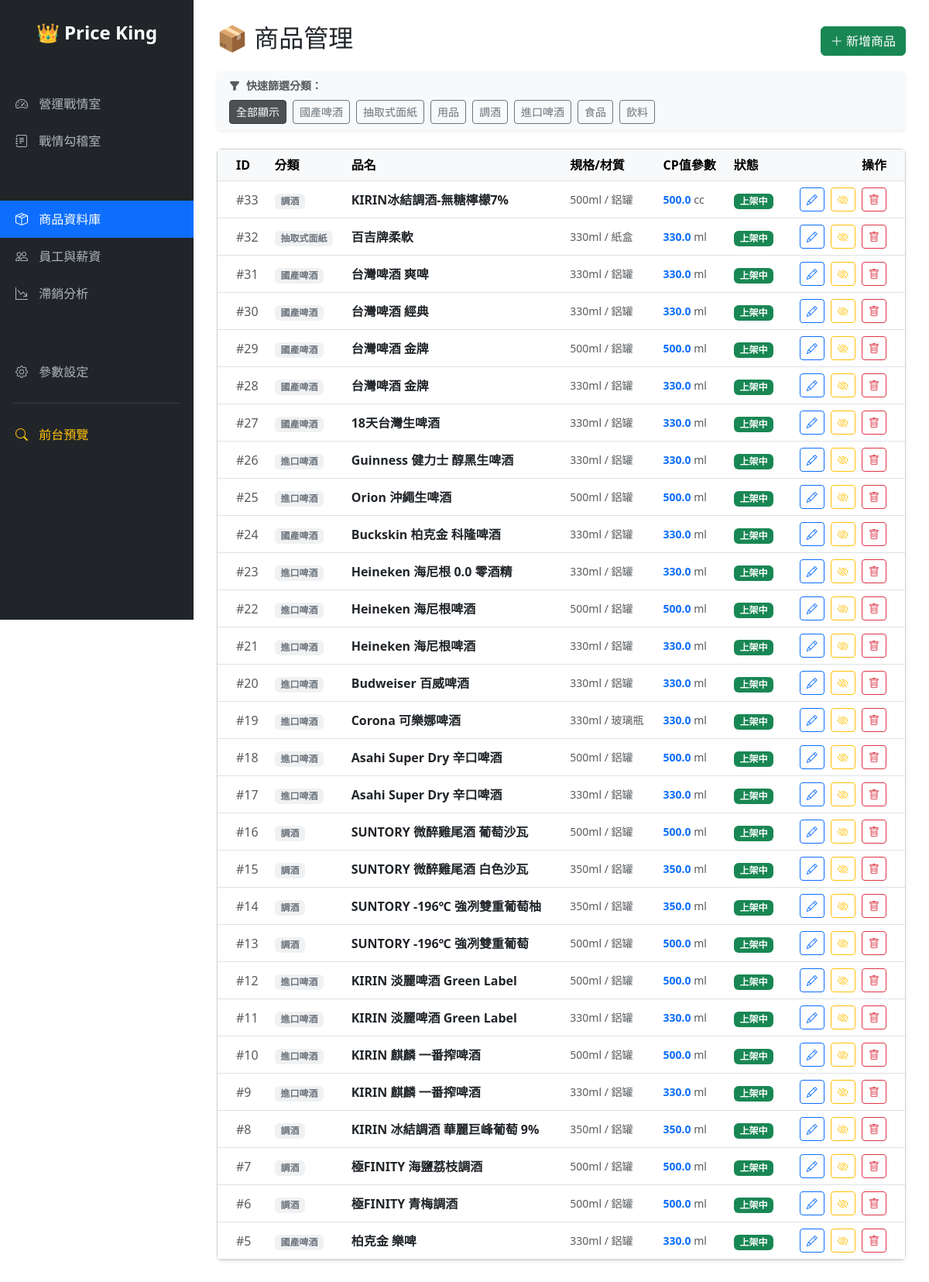
The page /admin/products (signed in) on the database its author committed.
### tables this page shows
CREATE TABLE product_options (
                    id INTEGER PRIMARY KEY AUTOINCREMENT,
                    kind TEXT NOT NULL,
                    name TEXT NOT NULL,
                    UNIQUE(kind, name)
                );

CREATE TABLE products (id INTEGER PRIMARY KEY AUTOINCREMENT, name TEXT, category TEXT, spec TEXT, image_url TEXT, volume INTEGER DEFAULT 330, material TEXT DEFAULT 'can', is_common INTEGER DEFAULT 1, keywords TEXT DEFAULT '', description TEXT DEFAULT '', priority INTEGER DEFAULT 0, status INTEGER DEFAULT 1, capacity REAL DEFAULT 0, unit TEXT DEFAULT '');

### app.py (the view)
@app.route('/admin/products')
def admin_products():
    if not is_admin_logged_in(): return redirect(url_for('admin_login'))
    conn = get_db(); cur = conn.cursor(); cur.execute("SELECT * FROM products ORDER BY id DESC"); products = [dict(r) for r in cur.fetchall()]
    cur.execute("SELECT * FROM product_options ORDER BY kind, name"); options = {'category': [], 'spec': [], 'material': [], 'unit': []}
    for r in cur.fetchall():
        d = dict(r)
        if d['kind'] in options: options[d['kind']].append(d)
    conn.close(); return render_template('admin/products.html', products=products, options=options)

### app.py (called while the page is built)
def get_db():
    conn = database.get_db_connection()
    conn.row_factory = sqlite3.Row
    return conn

def is_admin_logged_in(): return session.get('admin_logged_in')

### database.py (called while the page is built)
def get_db_connection():
    if config.DATABASE_URL:
        conn = psycopg2.connect(config.DATABASE_URL, cursor_factory=RealDictCursor)
        return conn
    else:
        import sqlite3
        BASE_DIR = os.path.dirname(os.path.abspath(__file__))
        DB_PATH = os.path.join(BASE_DIR, "database.db")
        conn = sqlite3.connect(DB_PATH)
        conn.row_factory = sqlite3.Row
        return SQLiteConnectionWrapper(conn)

    def execute(self, sql, params=None):
        if params is not None:
            sql = sql.replace('%s', '?')
            return self.cursor.execute(sql, params)
        return self.cursor.execute(sql)

    def fetchall(self):
        return self.cursor.fetchall()

    def cursor(self):
        return SQLiteCursorWrapper(self.conn.cursor())

    def close(self):
        self.conn.close()

### templates/admin/products.html (shortened to what this page needs)
{% extends "admin/base.html" %}
{% block content %}
<div class="d-flex justify-content-between align-items-center mb-3">
    <h2>📦 商品管理</h2>
    <button class="btn btn-success" data-bs-toggle="modal" data-bs-target="#addProductModal">
        <i class="bi bi-plus-lg"></i> 新增商品
    </button>
</div>
<div class="card shadow-sm mb-4 border-0 bg-light">
    <div class="card-body py-2">
        <div class="d-flex align-items-center mb-2 text-muted small fw-bold">
            <i class="bi bi-funnel-fill me-2"></i> 快速篩選分類：
        </div>
        <div class="d-flex flex-wrap gap-2" id="category-filters">
            <button class="btn btn-sm btn-dark active" onclick="filterTable('all', this)">全部顯示</button>
            {% for cat in options['category'] %}
            <button class="btn btn-sm btn-outline-secondary" onclick="filterTable('{{ cat.name }}', this)">
                {{ cat.name }}
            </button>
            {% endfor %}
        </div>
    </div>
</div>
<div class="card shadow-sm">
    <div class="card-body p-0">
        <div class="table-responsive">
            <table class="table table-hover align-middle mb-0" id="products-table">
                <thead class="table-light">
                    <tr>
                        <th class="ps-4">ID</th>
                        <th>分類</th>
                        <th>品名</th>
                        <th>規格/材質</th>
                        <th>CP值參數</th>
                        <th>狀態</th>
                        <th class="text-end pe-4">操作</th>
                    </tr>
                </thead>
                <tbody>
                    {% for p in products %}
                    <tr data-category="{{ p.category }}">
                        <td class="ps-4 text-muted">#{{ p.id }}</td>
                        <td><span class="badge bg-secondary bg-opacity-10 text-secondary">{{ p.category }}</span></td>
                        <td class="fw-bold text-dark">{{ p.name }}</td>
                        <td class="small text-muted">
                            {{ p.spec }}
                            {% if p.material %} / {{ p.material }}{% endif %}
                        </td>
                        <td class="small">
                            {% if p.capacity and p.capacity > 0 %}
                                <span class="text-primary fw-bold">{{ p.capacity }}</span>
                                <span class="text-muted">{{ p.unit }}</span>
                            {% else %}
                                <span class="text-warning small"><i class="bi bi-exclamation-circle"></i> 未設定</span>
                            {% endif %}
                        </td>
                        <td>
                            {% if p.status == 1 %}
                            <span class="badge bg-success">上架中</span>
                            {% else %}
                            <span class="badge bg-danger">已下架</span>
                            {% endif %}
                        </td>
                        <td class="text-end pe-4">
                            <button class="btn btn-sm btn-outline-primary me-1"
                                    onclick="editProduct('{{ p.id }}', '{{ p.name }}', '{{ p.spec }}', '{{ p.material }}', '{{ p.category }}', '{{ p.keywords }}', '{{ p.capacity }}', '{{ p.unit }}')">
                                <i class="bi bi-pencil"></i>
                            </button>
                            <form action="/admin/products/toggle" method="POST" class="d-inline">
                                <button type="submit" class="btn btn-sm {% if p.status == 1 %}btn-outline-warning{% else %}btn-outline-success{% endif %} me-1" title="切換狀態">
                                    <i class="bi {% if p.status == 1 %}bi-eye-slash{% else %}bi-eye{% endif %}"></i>
                                </button>
                            </form>
                            <form action="/admin/products/delete" method="POST" class="d-inline" onsubmit="return confirm('⚠️ 確定要永久刪除嗎？\n\n注意：如果該商品有歷史紀錄，可能會導致資料不一致。');">
                                <button type="submit" class="btn btn-sm btn-outline-danger" title="永久刪除">
                                    <i class="bi bi-trash"></i>
                                </button>
                            </form>
                        </td>
                    </tr>
                    {% endfor %}
                </tbody>
            </table>
        </div>
    </div>
</div>
{% endblock %}

### rows shown on the page
product_options: name "國產啤酒"
product_options: name "抽取式面紙"
product_options: name "用品"
product_options: name "調酒"
product_options: name "進口啤酒"
product_options: name "食品"
product_options: name "飲料"
products: id "33", category "調酒", name "KIRIN冰結調酒-無糖檸檬7%", spec "500ml", material "鋁罐", capacity "500.0", unit "cc", status "上架中"
products: id "32", category "抽取式面紙", name "百吉牌柔軟", spec "330ml", material "紙盒", capacity "330.0", unit "ml", status "上架中"
products: id "31", category "國產啤酒", name "台灣啤酒 爽啤", spec "330ml", material "鋁罐", capacity "330.0", unit "ml", status "上架中"
products: id "30", category "國產啤酒", name "台灣啤酒 經典", spec "330ml", material "鋁罐", capacity "330.0", unit "ml", status "上架中"
products: id "29", category "國產啤酒", name "台灣啤酒 金牌", spec "500ml", material "鋁罐", capacity "500.0", unit "ml", status "上架中"
products: id "28", category "國產啤酒", name "台灣啤酒 金牌", spec "330ml", material "鋁罐", capacity "330.0", unit "ml", status "上架中"
products: id "27", category "國產啤酒", name "18天台灣生啤酒", spec "330ml", material "鋁罐", capacity "330.0", unit "ml", status "上架中"
products: id "26", category "進口啤酒", name "Guinness 健力士 醇黑生啤酒", spec "330ml", material "鋁罐", capacity "330.0", unit "ml", status "上架中"
products: id "25", category "進口啤酒", name "Orion 沖繩生啤酒", spec "500ml", material "鋁罐", capacity "500.0", unit "ml", status "上架中"
products: id "24", category "國產啤酒", name "Buckskin 柏克金 科隆啤酒", spec "330ml", material "鋁罐", capacity "330.0", unit "ml", status "上架中"
products: id "23", category "進口啤酒", name "Heineken 海尼根 0.0 零酒精", spec "330ml", material "鋁罐", capacity "330.0", unit "ml", status "上架中"
products: id "22", category "進口啤酒", name "Heineken 海尼根啤酒", spec "500ml", material "鋁罐", capacity "500.0", unit "ml", status "上架中"
products: id "21", category "進口啤酒", name "Heineken 海尼根啤酒", spec "330ml", material "鋁罐", capacity "330.0", unit "ml", status "上架中"
products: id "20", category "進口啤酒", name "Budweiser 百威啤酒", spec "330ml", material "鋁罐", capacity "330.0", unit "ml", status "上架中"
products: id "19", category "進口啤酒", name "Corona 可樂娜啤酒", spec "330ml", material "玻璃瓶", capacity "330.0", unit "ml", status "上架中"
products: id "18", category "進口啤酒", name "Asahi Super Dry 辛口啤酒", spec "500ml", material "鋁罐", capacity "500.0", unit "ml", status "上架中"
products: id "17", category "進口啤酒", name "Asahi Super Dry 辛口啤酒", spec "330ml", material "鋁罐", capacity "330.0", unit "ml", status "上架中"
products: id "16", category "調酒", name "SUNTORY 微醉雞尾酒 葡萄沙瓦", spec "500ml", material "鋁罐", capacity "500.0", unit "ml", status "上架中"
products: id "15", category "調酒", name "SUNTORY 微醉雞尾酒 白色沙瓦", spec "350ml", material "鋁罐", capacity "350.0", unit "ml", status "上架中"
products: id "14", category "調酒", name "SUNTORY -196℃ 強冽雙重葡萄柚", spec "350ml", material "鋁罐", capacity "350.0", unit "ml", status "上架中"
products: id "13", category "調酒", name "SUNTORY -196℃ 強冽雙重葡萄", spec "500ml", material "鋁罐", capacity "500.0", unit "ml", status "上架中"
products: id "12", category "進口啤酒", name "KIRIN 淡麗啤酒 Green Label", spec "500ml", material "鋁罐", capacity "500.0", unit "ml", status "上架中"
products: id "11", category "進口啤酒", name "KIRIN 淡麗啤酒 Green Label", spec "330ml", material "鋁罐", capacity "330.0", unit "ml", status "上架中"
products: id "10", category "進口啤酒", name "KIRIN 麒麟 一番搾啤酒", spec "500ml", material "鋁罐", capacity "500.0", unit "ml", status "上架中"
products: id "9", category "進口啤酒", name "KIRIN 麒麟 一番搾啤酒", spec "330ml", material "鋁罐", capacity "330.0", unit "ml", status "上架中"
products: id "8", category "調酒", name "KIRIN 冰結調酒 華麗巨峰葡萄 9%", spec "350ml", material "鋁罐", capacity "350.0", unit "ml", status "上架中"
products: id "7", category "調酒", name "極FINITY 海鹽荔枝調酒", spec "500ml", material "鋁罐", capacity "500.0", unit "ml", status "上架中"
products: id "6", category "調酒", name "極FINITY 青梅調酒", spec "500ml", material "鋁罐", capacity "500.0", unit "ml", status "上架中"
products: id "5", category "國產啤酒", name "柏克金 樂啤", spec "330ml", material "鋁罐", capacity "330.0", unit "ml", status "上架中"
